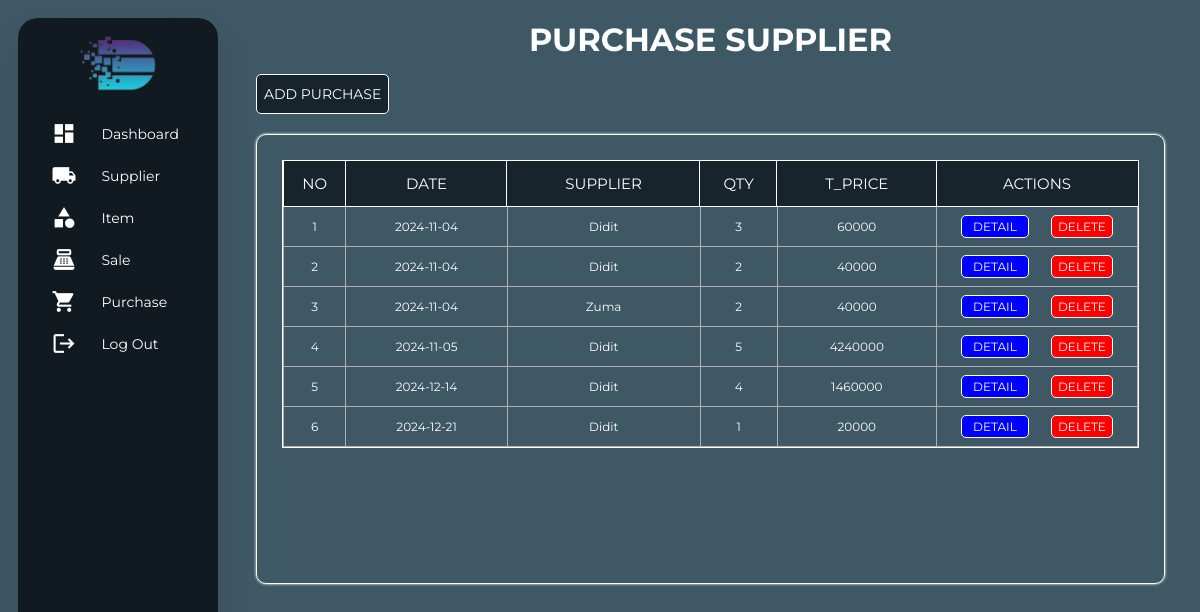
The page /view/viewPurchase.php (signed in) on the database its author committed.
### tables this page shows
CREATE TABLE `purchase` (
  `id` int(11) NOT NULL,
  `tgl_purchase` date NOT NULL,
  `supplier_id` int(100) NOT NULL
);

CREATE TABLE `supplier` (
  `id` int(100) NOT NULL,
  `name` varchar(100) NOT NULL,
  `email` varchar(100) NOT NULL,
  `contact` varchar(100) NOT NULL,
  `address` varchar(100) NOT NULL
);

### repository/getAllData.php (called while the page is built, shortened)
<?php
require_once "../model/purchaseModel.php";
function getAllPurchase(): array
{
    $connection = getConnection();
    $query = "SELECT
        p.id AS purchase_id,
        p.tgl_purchase,
        s.name AS supplier_name, -- Mengambil nama supplier
        SUM(dp.quantity) AS quantity,
        SUM(dp.total_price) AS total_price
    FROM
        purchase p
    JOIN
        detail_purchase dp ON p.id = dp.purchase_id
    JOIN
        supplier s ON p.supplier_id = s.id -- Join dengan tabel supplier
    GROUP BY
        p.id, p.tgl_purchase, s.name";
    $result = $connection->query($query);
    $array = [];
    while ($row = $result->fetch()) {
        $tgl_purchase = new DateTime($row['tgl_purchase']);
        $array[] = new Purchase(
            id: $row['purchase_id'],
            tgl_purchase: $tgl_purchase,
            supplier_name: $row['supplier_name'],
            quantity: $row["quantity"],
            total_price: $row['total_price']
        );
    }
    return $array;
}

### model/purchaseModel.php (called while the page is built, shortened)
<?php
class Purchase
{
    private int $id;
    private DateTime $tgl_purchase;
    private string $supplier_name;
    private int $quantity;
    private int $total_price;
    public function __construct(int $id, DateTime $tgl_purchase, string $supplier_name, int $quantity, int $total_price)
    {
        $this->id = $id;
        $this->tgl_purchase = $tgl_purchase;
        $this->supplier_name = $supplier_name;
        $this->quantity = $quantity;
        $this->total_price = $total_price;
    }
    public function getId(): int
    {
        return $this->id;
    }
    public function getTglPurchase(): string
    {
        return $this->tgl_purchase->format('Y-m-d');
    }
    public function getSupplierName(): string
    {
        return $this->supplier_name;
    }
    public function getQuantity(): int
    {
        return $this->quantity;
    }
    public function getTotalPrice(): int
    {
        return $this->total_price;
    }
}

### view/viewPurchase.php (the view, shortened to what this page needs)
<?php
require_once "../repository/getAllData.php";
$data = getAllPurchase();
?>
<!DOCTYPE html>
    <html lang="en">
    <head>
        <link rel="stylesheet" href="../assets/style/stylePurchase.css">
    </head>
    <body>
        <div class="container">
            <div class="navigation">
                <nav class="sidebar">
                    <ul>
                        <li class="logo_app">
                            <img class="text_logo" src="../assets/image/logo.png" alt="text_logo">
                        </li>
                        <li>
                            <a href="viewDashboard.php">
                                <span class="material-icons">dashboard</span>
                                <span class="nav-name">Dashboard</span>
                            </a>
                        </li>
                        <li>
                            <a href="viewSupplier.php">
                                <span class="material-icons">local_shipping</span>
                                <span class="nav-name">Supplier</span>
                            </a>
                        </li>
                        <li>
                            <a href="viewItem.php">
                                <span class="material-icons">category</span>
                                <span class="nav-name">Item</span>
                            </a>
                        </li>
                        <li>
                            <a href="viewSale.php">
                                <span class="material-icons">point_of_sale</span>
                                <span class="nav-name">Sale</span>
                            </a>
                        </li>
                        <li>
                            <a href="viewPurchase.php">
                                <span class="material-icons">shopping_cart</span>
                                <span class="nav-name">Purchase</span>
                            </a>
                        </li>
                        <li>
                            <a href="../repository/logOut.php" class="btn-logout">
                                <span class="material-icons">logout</span>
                                <span class="nav-name">Log Out</span>
                            </a>
                        </li>
                    </ul>
                </nav>
            </div>
            <div class="content-container">
                <div class="header">
                    <h1>PURCHASE SUPPLIER</h1>
                </div>
                <div class="controller">
                    <a href="viewAddPurchase.php" class="button-add">ADD PURCHASE</a>
                </div>
                <div class="outer-wrapper">
                    <div class="table-wrapper">
                        <table>
                            <tr>
                                <th>NO</th>
                                <th>DATE</th>
                                <th>SUPPLIER</th>
                                <th>QTY</th>
                                <th>T_PRICE</th>
                                <th class="change">ACTIONS</th>
                            </tr>
                            <?php
                            $counter = 1;
                            foreach ($data as $purchase) { ?>
                                <tr>
                                    <td><?= $counter ?></td>
                                    <td><?= $purchase->getTglPurchase()?></td>
                                    <td><?= $purchase->getSupplierName()?></td>
                                    <td><?= $purchase->getQuantity()?></td>
                                    <td><?= $purchase->getTotalPrice()?></td>
                                    <td>
                                        <div class="button-control">
                                            <a href="viewDetailPurchase.php?id=<?=$purchase->getId()?>" class="button-detail">DETAIL</a>
                                            <a href="../repository/purchase_supplier/actionDeletePurchase.php?action_type=delete&id=<?= $purchase->getId() ?>" class="button-delete">DELETE</a>
                                        </div>
                                    </td>
                                </tr>
                                <?php $counter++;
                            } ?>
                        </table>
                    </div>
                </div>
            </div>
        </div>
    </body>
</html>

### assets/style/stylePurchase.css (style rules this page uses)
* { margin: 0; padding: 0; outline: none; border: none; text-decoration: none; box-sizing: border-box; font-family: "Montserrat", Arial, sans-serif; }
html, body { height: 100%; background-color: #3f5865; margin: 0; }
.container { display: flex; height: 100%; }
.sidebar { height: 94.5%; width: 200px; overflow: hidden; box-shadow: 0 20px 35px rgba(0, 0, 0, 0.1); margin: 18px; border-radius: 20px; background-color: #111a20; }
.logo_app { display: flex; justify-content: center; }
.text_logo { padding-top: 15px; padding-bottom: 15px; width: 40%; height: 40%; }
a { color: white; font-size: 14px; display: flex; padding: 5px; margin: 7px 12px; align-items: center; }
.material-icons { font-size: 25px !important; margin-left: 10%; color: white; }
li .nav-name { margin-left: 15%; text-align: left; }
.content-container { flex: 1; margin: 10px 15px 10px 0; }
.header { color: white; text-align: center; margin-top: 10px; margin-bottom: 15px; }
.controller { display: flex; justify-content: space-between; align-items: center; margin-bottom: 20px; margin-right: 20px; margin-left: 20px; }
.button-add { padding: 10px 7px; margin: 0; color: white; border: 1px solid white; border-radius: 5px; text-decoration: none; background-color: #17242c; }
.outer-wrapper { margin: 10px 20px; border: 1px solid white; border-radius: 10px; box-shadow: 0 0 3px white; max-width: 100%; height: 450px; }
.table-wrapper { max-height: 400px; margin: 25px; overflow-y: auto; border: 1px solid white; }
table { width: 100%; border-collapse: collapse; }
table th { position: sticky; top: 0; background-color: #17242c; color: white; text-align: center; font-weight: normal; font-size: 15px; outline: 1px solid white; height: 45px; }
table td { text-align: center; font-size: 12px; border: 1px solid rgb(177, 177, 177); color: white; }
table th.change { width: 200px; }
.button-control { display: flex; justify-content: space-evenly; padding: 5px; width: 200px; }
.button-detail { padding: 3px 11px; margin: 3px; color: white; border: 1px solid white; border-radius: 5px; text-decoration: none; background-color: blue; font-size: 12px; }
.button-delete { padding: 3px 6px; margin: 3px; color: white; border: 1px solid white; border-radius: 5px; text-decoration: none; background-color: red; font-size: 12px; }

### rows shown on the page
purchase: TglPurchase "2024-11-04", supplier.name "Didit", Quantity "3", TotalPrice "60000"
purchase: TglPurchase "2024-11-04", supplier.name "Didit", Quantity "2", TotalPrice "40000"
purchase: TglPurchase "2024-11-04", supplier.name "Zuma", Quantity "2", TotalPrice "40000"
purchase: TglPurchase "2024-11-05", supplier.name "Didit", Quantity "5", TotalPrice "4240000"
purchase: TglPurchase "2024-12-14", supplier.name "Didit", Quantity "4", TotalPrice "1460000"
purchase: TglPurchase "2024-12-21", supplier.name "Didit", Quantity "1", TotalPrice "20000"
